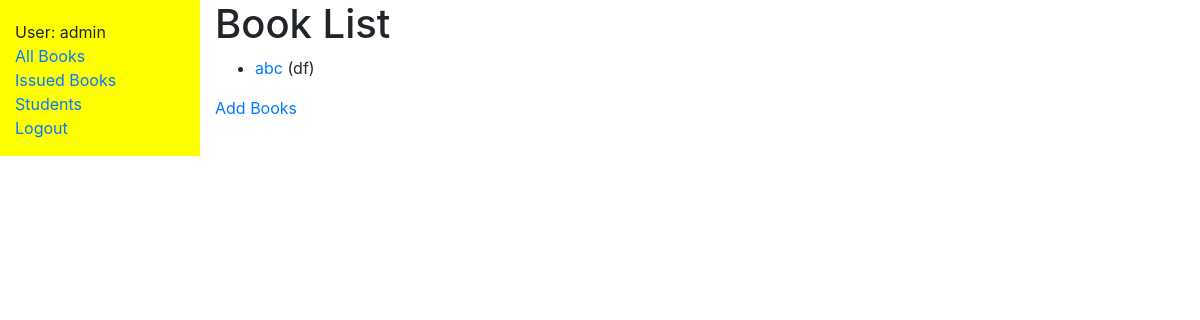
Before: /catalog/books/ (signed in) with the older database file.
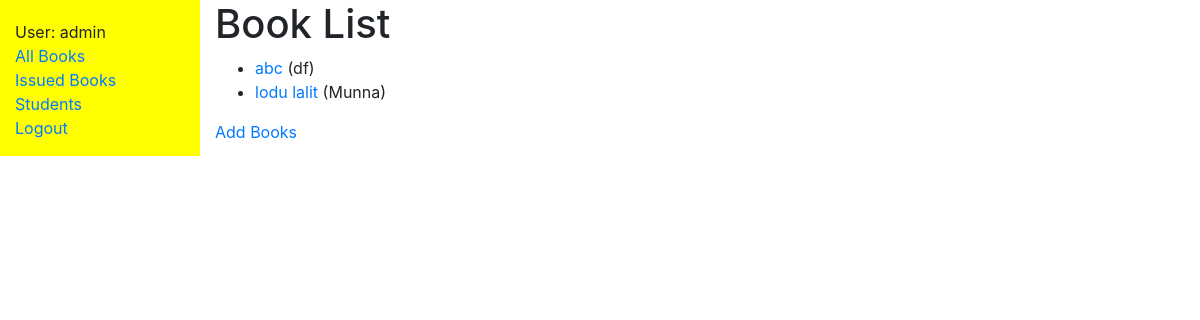
After: the same page with the newer database file.
### catalog/models.py (models this page shows, shortened)
class Book(models.Model):
    book_name = models.CharField('Book', max_length=200)
    author = models.CharField('Author', max_length=200)
    isbn = models.CharField('ISBN', max_length=13)
    def get_absolute_url(self):
        return reverse('book-detail', args=[str(self.id)])

### catalog/views.py (the view)
# urls.py: path('books/', views.BookListView.as_view(), name='books'),
class BookListView(generic.ListView):
    model = Book
    paginate_by = 2

### catalog/templates/catalog/book_list.html
{% extends "base_generic.html" %}
{% block content %}
    <h1>Book List</h1>
        {% if book_list %}
        <ul>
            {% for book in book_list %}
            <li>
                <a href="{{ book.get_absolute_url }}">{{ book.book_name }}</a> ({{ book.author }})
            </li>
            {% endfor %}
        </ul>
        {% else %}
        <p>There are no books in the library.</p>
        {% endif %}
    <a href="/catalog/add_book/">Add Books</a>
{% endblock %}

### catalog/templates/base_generic.html (shortened to what this page needs)
<!DOCTYPE html>
<html lang="en">
<head>
    <link rel="stylesheet" href="https://stackpath.bootstrapcdn.com/bootstrap/4.3.1/css/bootstrap.min.css">
    {% load static %}
    <link rel="stylesheet" href="{% static 'css/styles.css' %}">
</head>
<body>
    <div class="container-fluid">
        <div class="row">
            <div class="col-sm-2">
                {% block sidebar %}
                <ul class="sidebar-nav">
                    {% if user.is_authenticated %}
                    <li>User: {{ user.get_username }}</li>
                    <li><a href="{% url 'books' %}">All Books</a></li>
                    <li><a href="{% url 'issued' %}">Issued Books</a></li>
                    <li><a href="{% url 'student' %}">Students</a></li>
                    <li><a href="{% url 'logout' %}?next={{request.path}}">Logout</a></li>
                    {% else %}
                    <li><a href="{% url 'login' %}?next={{request.path}}">Login</a></li>
                    {% endif %}
                </ul>
                {% endblock %}
            </div>
            <div class="col-sm-10">
                {% block content %}{% endblock %}
            </div>
        </div>
    </div>
</body>
</html>

### catalog/static/css/styles.css (style rules this page uses)
.sidebar-nav { margin-top: 20px; padding: 0; list-style: none; }
.col-sm-2 { background-color: yellow; }

Changed rows visible on the page:
added Book: book_name "lodu lalit", author "Munna"
